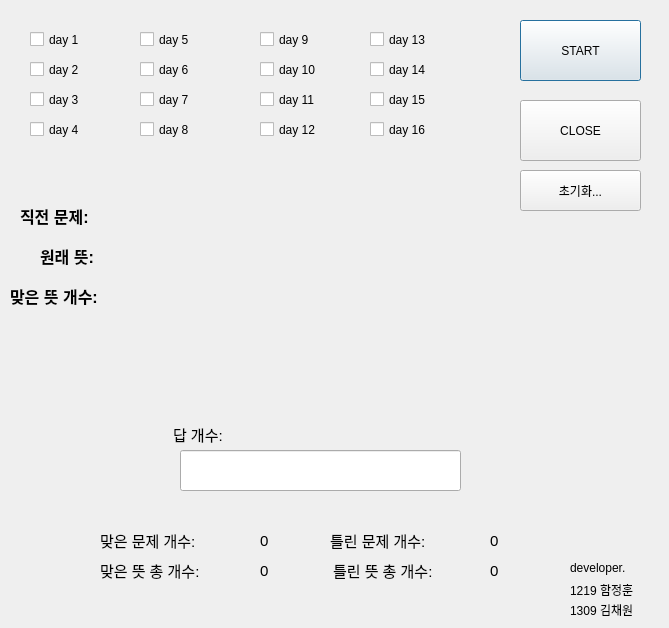
<?xml version="1.0" encoding="UTF-8"?>
<ui version="4.0">
 <class>Dialog</class>
 <widget class="QDialog" name="Dialog">
  <property name="geometry">
   <rect>
    <x>0</x>
    <y>0</y>
    <width>669</width>
    <height>628</height>
   </rect>
  </property>
  <property name="windowTitle">
   <string>Dialog</string>
  </property>
  <property name="autoFillBackground">
   <bool>true</bool>
  </property>
  <widget class="QPushButton" name="OK">
   <property name="geometry">
    <rect>
     <x>520</x>
     <y>20</y>
     <width>121</width>
     <height>61</height>
    </rect>
   </property>
   <property name="font">
    <font>
     <family>Arial</family>
    </font>
   </property>
   <property name="text">
    <string>START</string>
   </property>
  </widget>
  <widget class="QPushButton" name="closebtn">
   <property name="geometry">
    <rect>
     <x>520</x>
     <y>100</y>
     <width>121</width>
     <height>61</height>
    </rect>
   </property>
   <property name="font">
    <font>
     <family>Arial</family>
    </font>
   </property>
   <property name="text">
    <string>CLOSE</string>
   </property>
  </widget>
  <widget class="QCheckBox" name="checkBox">
   <property name="geometry">
    <rect>
     <x>30</x>
     <y>30</y>
     <width>96</width>
     <height>19</height>
    </rect>
   </property>
   <property name="font">
    <font>
     <family>Arial</family>
    </font>
   </property>
   <property name="text">
    <string>day 1</string>
   </property>
  </widget>
  <widget class="QCheckBox" name="checkBox_2">
   <property name="geometry">
    <rect>
     <x>30</x>
     <y>60</y>
     <width>96</width>
     <height>19</height>
    </rect>
   </property>
   <property name="font">
    <font>
     <family>Arial</family>
    </font>
   </property>
   <property name="text">
    <string>day 2</string>
   </property>
  </widget>
  <widget class="QCheckBox" name="checkBox_3">
   <property name="geometry">
    <rect>
     <x>30</x>
     <y>90</y>
     <width>96</width>
     <height>19</height>
    </rect>
   </property>
   <property name="font">
    <font>
     <family>Arial</family>
    </font>
   </property>
   <property name="text">
    <string>day 3</string>
   </property>
  </widget>
  <widget class="QCheckBox" name="checkBox_4">
   <property name="geometry">
    <rect>
     <x>30</x>
     <y>120</y>
     <width>96</width>
     <height>19</height>
    </rect>
   </property>
   <property name="font">
    <font>
     <family>Arial</family>
    </font>
   </property>
   <property name="text">
    <string>day 4</string>
   </property>
  </widget>
  <widget class="QCheckBox" name="checkBox_5">
   <property name="geometry">
    <rect>
     <x>140</x>
     <y>30</y>
     <width>96</width>
     <height>19</height>
    </rect>
   </property>
   <property name="font">
    <font>
     <family>Arial</family>
    </font>
   </property>
   <property name="text">
    <string>day 5</string>
   </property>
  </widget>
  <widget class="QCheckBox" name="checkBox_6">
   <property name="geometry">
    <rect>
     <x>140</x>
     <y>60</y>
     <width>96</width>
     <height>19</height>
    </rect>
   </property>
   <property name="font">
    <font>
     <family>Arial</family>
    </font>
   </property>
   <property name="text">
    <string>day 6</string>
   </property>
  </widget>
  <widget class="QCheckBox" name="checkBox_7">
   <property name="geometry">
    <rect>
     <x>140</x>
     <y>90</y>
     <width>96</width>
     <height>19</height>
    </rect>
   </property>
   <property name="font">
    <font>
     <family>Arial</family>
    </font>
   </property>
   <property name="text">
    <string>day 7</string>
   </property>
  </widget>
  <widget class="QCheckBox" name="checkBox_8">
   <property name="geometry">
    <rect>
     <x>140</x>
     <y>120</y>
     <width>96</width>
     <height>19</height>
    </rect>
   </property>
   <property name="font">
    <font>
     <family>Arial</family>
    </font>
   </property>
   <property name="text">
    <string>day 8</string>
   </property>
  </widget>
  <widget class="QCheckBox" name="checkBox_9">
   <property name="geometry">
    <rect>
     <x>260</x>
     <y>30</y>
     <width>96</width>
     <height>19</height>
    </rect>
   </property>
   <property name="font">
    <font>
     <family>Arial</family>
    </font>
   </property>
   <property name="text">
    <string>day 9</string>
   </property>
  </widget>
  <widget class="QCheckBox" name="checkBox_10">
   <property name="geometry">
    <rect>
     <x>260</x>
     <y>60</y>
     <width>96</width>
     <height>19</height>
    </rect>
   </property>
   <property name="font">
    <font>
     <family>Arial</family>
    </font>
   </property>
   <property name="text">
    <string>day 10</string>
   </property>
  </widget>
  <widget class="QCheckBox" name="checkBox_11">
   <property name="geometry">
    <rect>
     <x>260</x>
     <y>90</y>
     <width>96</width>
     <height>19</height>
    </rect>
   </property>
   <property name="font">
    <font>
     <family>Arial</family>
    </font>
   </property>
   <property name="text">
    <string>day 11</string>
   </property>
  </widget>
  <widget class="QCheckBox" name="checkBox_12">
   <property name="geometry">
    <rect>
     <x>260</x>
     <y>120</y>
     <width>96</width>
     <height>19</height>
    </rect>
   </property>
   <property name="font">
    <font>
     <family>Arial</family>
    </font>
   </property>
   <property name="text">
    <string>day 12</string>
   </property>
  </widget>
  <widget class="QCheckBox" name="checkBox_13">
   <property name="geometry">
    <rect>
     <x>370</x>
     <y>30</y>
     <width>96</width>
     <height>19</height>
    </rect>
   </property>
   <property name="font">
    <font>
     <family>Arial</family>
    </font>
   </property>
   <property name="text">
    <string>day 13</string>
   </property>
  </widget>
  <widget class="QCheckBox" name="checkBox_14">
   <property name="geometry">
    <rect>
     <x>370</x>
     <y>60</y>
     <width>96</width>
     <height>19</height>
    </rect>
   </property>
   <property name="font">
    <font>
     <family>Arial</family>
    </font>
   </property>
   <property name="text">
    <string>day 14</string>
   </property>
  </widget>
  <widget class="QCheckBox" name="checkBox_15">
   <property name="geometry">
    <rect>
     <x>370</x>
     <y>90</y>
     <width>96</width>
     <height>19</height>
    </rect>
   </property>
   <property name="font">
    <font>
     <family>Arial</family>
    </font>
   </property>
   <property name="text">
    <string>day 15</string>
   </property>
  </widget>
  <widget class="QCheckBox" name="checkBox_16">
   <property name="geometry">
    <rect>
     <x>370</x>
     <y>120</y>
     <width>96</width>
     <height>19</height>
    </rect>
   </property>
   <property name="font">
    <font>
     <family>Arial</family>
    </font>
   </property>
   <property name="text">
    <string>day 16</string>
   </property>
  </widget>
  <widget class="QLineEdit" name="answerinput">
   <property name="geometry">
    <rect>
     <x>180</x>
     <y>450</y>
     <width>281</width>
     <height>41</height>
    </rect>
   </property>
   <property name="font">
    <font>
     <family>Arial</family>
     <pointsize>12</pointsize>
    </font>
   </property>
  </widget>
  <widget class="QLabel" name="correctanswer">
   <property name="geometry">
    <rect>
     <x>100</x>
     <y>560</y>
     <width>151</width>
     <height>20</height>
    </rect>
   </property>
   <property name="font">
    <font>
     <family>Arial</family>
     <pointsize>11</pointsize>
    </font>
   </property>
   <property name="text">
    <string>맞은 뜻 총 개수:</string>
   </property>
  </widget>
  <widget class="QLabel" name="illigalanswer">
   <property name="geometry">
    <rect>
     <x>333</x>
     <y>560</y>
     <width>151</width>
     <height>20</height>
    </rect>
   </property>
   <property name="font">
    <font>
     <family>Arial</family>
     <pointsize>11</pointsize>
    </font>
   </property>
   <property name="text">
    <string>틀린 뜻 총 개수:</string>
   </property>
  </widget>
  <widget class="QLabel" name="problem">
   <property name="geometry">
    <rect>
     <x>230</x>
     <y>340</y>
     <width>251</width>
     <height>71</height>
    </rect>
   </property>
   <property name="font">
    <font>
     <family>Bahnschrift SemiBold</family>
     <pointsize>22</pointsize>
     <weight>75</weight>
     <bold>true</bold>
    </font>
   </property>
   <property name="tabletTracking">
    <bool>false</bool>
   </property>
   <property name="layoutDirection">
    <enum>Qt::LeftToRight</enum>
   </property>
   <property name="text">
    <string/>
   </property>
   <property name="textFormat">
    <enum>Qt::AutoText</enum>
   </property>
   <property name="wordWrap">
    <bool>false</bool>
   </property>
  </widget>
  <widget class="QLabel" name="partNanswer">
   <property name="geometry">
    <rect>
     <x>260</x>
     <y>560</y>
     <width>64</width>
     <height>21</height>
    </rect>
   </property>
   <property name="font">
    <font>
     <family>Arial</family>
     <pointsize>11</pointsize>
    </font>
   </property>
   <property name="text">
    <string>0</string>
   </property>
  </widget>
  <widget class="QLabel" name="label">
   <property name="geometry">
    <rect>
     <x>173</x>
     <y>424</y>
     <width>71</width>
     <height>21</height>
    </rect>
   </property>
   <property name="font">
    <font>
     <family>Arial</family>
     <pointsize>11</pointsize>
    </font>
   </property>
   <property name="text">
    <string>답 개수: </string>
   </property>
  </widget>
  <widget class="QLabel" name="answer_n">
   <property name="geometry">
    <rect>
     <x>250</x>
     <y>424</y>
     <width>211</width>
     <height>21</height>
    </rect>
   </property>
   <property name="font">
    <font>
     <family>Arial</family>
     <pointsize>11</pointsize>
    </font>
   </property>
   <property name="text">
    <string/>
   </property>
  </widget>
  <widget class="QLabel" name="answer_OX">
   <property name="geometry">
    <rect>
     <x>470</x>
     <y>460</y>
     <width>64</width>
     <height>15</height>
    </rect>
   </property>
   <property name="font">
    <font>
     <family>Arial</family>
    </font>
   </property>
   <property name="text">
    <string/>
   </property>
  </widget>
  <widget class="QLabel" name="label_2">
   <property name="geometry">
    <rect>
     <x>10</x>
     <y>280</y>
     <width>141</width>
     <height>31</height>
    </rect>
   </property>
   <property name="font">
    <font>
     <family>Arial</family>
     <pointsize>12</pointsize>
     <weight>75</weight>
     <bold>true</bold>
    </font>
   </property>
   <property name="text">
    <string>맞은 뜻 개수:</string>
   </property>
  </widget>
  <widget class="QLabel" name="Nanswermean">
   <property name="geometry">
    <rect>
     <x>150</x>
     <y>280</y>
     <width>251</width>
     <height>31</height>
    </rect>
   </property>
   <property name="font">
    <font>
     <family>Arial</family>
     <pointsize>12</pointsize>
    </font>
   </property>
   <property name="text">
    <string/>
   </property>
  </widget>
  <widget class="QLabel" name="label_3">
   <property name="geometry">
    <rect>
     <x>40</x>
     <y>240</y>
     <width>91</width>
     <height>31</height>
    </rect>
   </property>
   <property name="font">
    <font>
     <family>Arial</family>
     <pointsize>12</pointsize>
     <weight>75</weight>
     <bold>true</bold>
    </font>
   </property>
   <property name="text">
    <string>원래 뜻:</string>
   </property>
  </widget>
  <widget class="QLabel" name="answermean">
   <property name="geometry">
    <rect>
     <x>140</x>
     <y>240</y>
     <width>531</width>
     <height>31</height>
    </rect>
   </property>
   <property name="font">
    <font>
     <family>Arial</family>
     <pointsize>12</pointsize>
    </font>
   </property>
   <property name="text">
    <string/>
   </property>
  </widget>
  <widget class="QLabel" name="label_5">
   <property name="geometry">
    <rect>
     <x>20</x>
     <y>200</y>
     <width>121</width>
     <height>31</height>
    </rect>
   </property>
   <property name="font">
    <font>
     <family>Arial</family>
     <pointsize>12</pointsize>
     <weight>75</weight>
     <bold>true</bold>
    </font>
   </property>
   <property name="text">
    <string>직전 문제:</string>
   </property>
  </widget>
  <widget class="QLabel" name="beforeproblem">
   <property name="geometry">
    <rect>
     <x>140</x>
     <y>200</y>
     <width>381</width>
     <height>31</height>
    </rect>
   </property>
   <property name="font">
    <font>
     <family>Arial</family>
     <pointsize>12</pointsize>
    </font>
   </property>
   <property name="text">
    <string/>
   </property>
  </widget>
  <widget class="QLabel" name="partNinanswer">
   <property name="geometry">
    <rect>
     <x>490</x>
     <y>560</y>
     <width>71</width>
     <height>21</height>
    </rect>
   </property>
   <property name="font">
    <font>
     <family>Arial</family>
     <pointsize>11</pointsize>
    </font>
   </property>
   <property name="text">
    <string>0</string>
   </property>
  </widget>
  <widget class="QLabel" name="correctanswer_2">
   <property name="geometry">
    <rect>
     <x>100</x>
     <y>530</y>
     <width>151</width>
     <height>20</height>
    </rect>
   </property>
   <property name="font">
    <font>
     <family>Arial</family>
     <pointsize>11</pointsize>
    </font>
   </property>
   <property name="text">
    <string>맞은 문제 개수:</string>
   </property>
  </widget>
  <widget class="QLabel" name="Nscore">
   <property name="geometry">
    <rect>
     <x>260</x>
     <y>530</y>
     <width>64</width>
     <height>21</height>
    </rect>
   </property>
   <property name="font">
    <font>
     <family>Arial</family>
     <pointsize>11</pointsize>
    </font>
   </property>
   <property name="text">
    <string>0</string>
   </property>
  </widget>
  <widget class="QLabel" name="correctanswer_3">
   <property name="geometry">
    <rect>
     <x>330</x>
     <y>530</y>
     <width>151</width>
     <height>20</height>
    </rect>
   </property>
   <property name="font">
    <font>
     <family>Arial</family>
     <pointsize>11</pointsize>
    </font>
   </property>
   <property name="text">
    <string>틀린 문제 개수:</string>
   </property>
  </widget>
  <widget class="QLabel" name="Ninscore">
   <property name="geometry">
    <rect>
     <x>490</x>
     <y>530</y>
     <width>64</width>
     <height>21</height>
    </rect>
   </property>
   <property name="font">
    <font>
     <family>Arial</family>
     <pointsize>11</pointsize>
    </font>
   </property>
   <property name="text">
    <string>0</string>
   </property>
  </widget>
  <widget class="QPushButton" name="initialize">
   <property name="geometry">
    <rect>
     <x>520</x>
     <y>170</y>
     <width>121</width>
     <height>41</height>
    </rect>
   </property>
   <property name="font">
    <font>
     <family>Arial</family>
    </font>
   </property>
   <property name="text">
    <string>초기화...</string>
   </property>
  </widget>
  <widget class="QLabel" name="label_4">
   <property name="geometry">
    <rect>
     <x>570</x>
     <y>560</y>
     <width>91</width>
     <height>16</height>
    </rect>
   </property>
   <property name="font">
    <font>
     <family>Arial</family>
     <weight>50</weight>
     <bold>false</bold>
    </font>
   </property>
   <property name="text">
    <string>developer.</string>
   </property>
  </widget>
  <widget class="QLabel" name="label_6">
   <property name="geometry">
    <rect>
     <x>570</x>
     <y>580</y>
     <width>121</width>
     <height>20</height>
    </rect>
   </property>
   <property name="font">
    <font>
     <family>Arial</family>
     <weight>50</weight>
     <bold>false</bold>
    </font>
   </property>
   <property name="text">
    <string>1219 함정훈</string>
   </property>
  </widget>
  <widget class="QLabel" name="label_7">
   <property name="geometry">
    <rect>
     <x>570</x>
     <y>600</y>
     <width>111</width>
     <height>20</height>
    </rect>
   </property>
   <property name="font">
    <font>
     <family>Arial</family>
     <weight>50</weight>
     <bold>false</bold>
    </font>
   </property>
   <property name="text">
    <string>1309 김채원</string>
   </property>
  </widget>
 </widget>
 <resources/>
 <connections/>
</ui>
